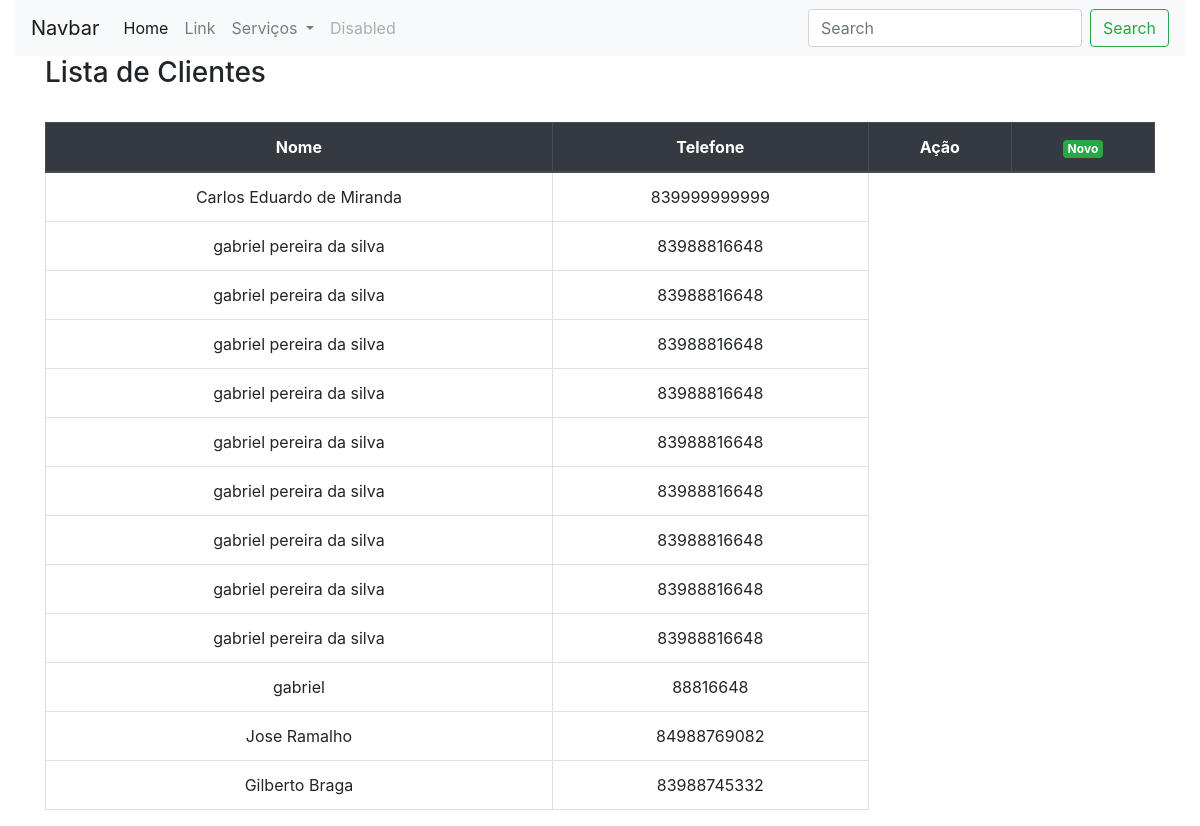
Before: / with the older database file.
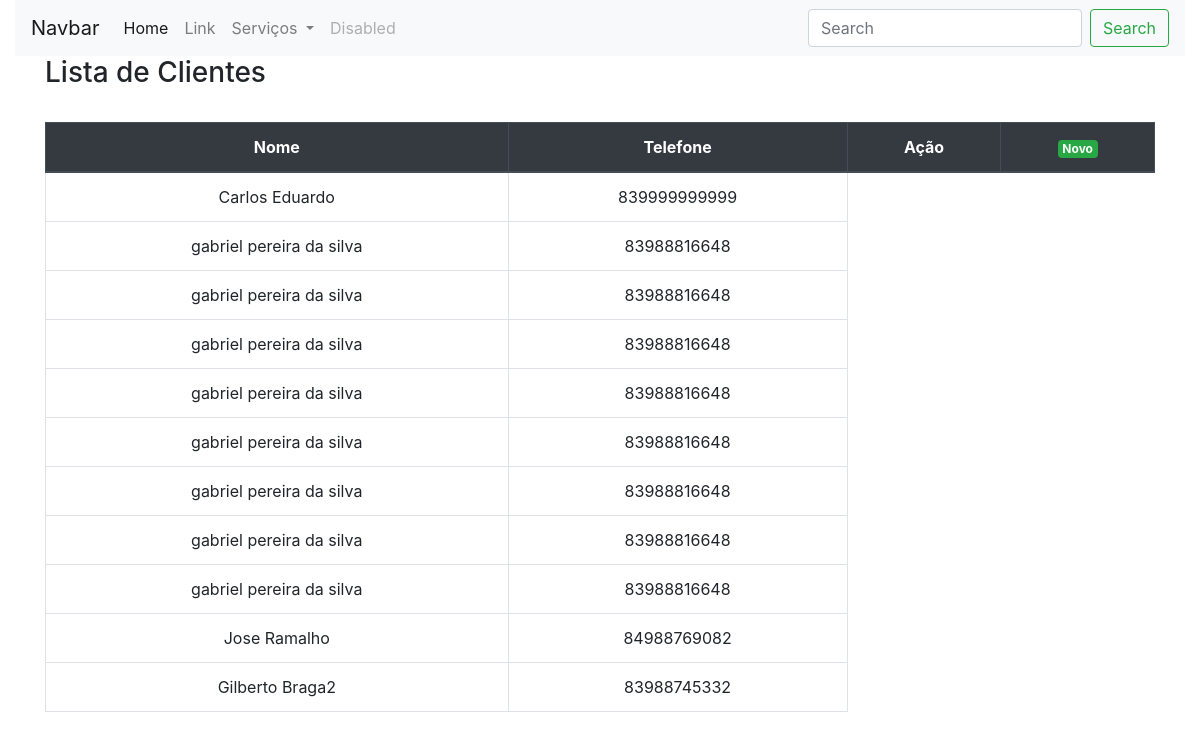
After: the same page with the newer database file.
### cliente/models.py (models this page shows, shortened)
class Cliente(models.Model):
    nome = models.CharField('Nome', max_length=30)
    email = models.EmailField('E-mail', max_length=60)
    telefone = models.CharField('Telefone', max_length=12)
    rua = models.CharField('Rua', max_length=50)
    numero = models.CharField('Numero/Quadra/Lote', max_length=5)
    bairro = models.CharField('Bairro', max_length=50)
    cidade = models.CharField('Cidade', max_length=50)
    ponto_referencia = models.CharField('Ponto de referencia', max_length=100)
    class Meta:
        verbose_name = 'CLiente'
        verbose_name_plural = 'Clientes'

### cliente/views.py (the view)
# urls.py: path('', list_cliente, name='cliente_list'),
def list_cliente(request):
    clientes = Cliente.objects.all().order_by('-id')
    context = {
        'cliente': clientes
    }
    return render(request, 'cliente/cliente_list.html', context)

### cliente/templates/cliente/cliente_list.html (shortened to what this page needs)
{% extends 'cliente/base.html' %}
{% load bootstrap4 %}
{% block content %}
<h3>Lista de Clientes</h3><br>
    <div class="table-responsive">
        <table class="table text-center table-bordered">
            <thead class="thead-dark">
                <th scope="col">Nome</th>
                <th scope="col">Telefone</th>
                <th scope="col">Ação</th>
                <th><a href="{% url 'cliente_new' %}"><span class="badge badge-success text-center">Novo</span></a></th>
            </thead>
            <tbody>
                {% for clientes in cliente %}
                <tr>
                    <td>{{ clientes.nome }}</td>
                    <td>{{ clientes.telefone }}</td>
                </tr>
                {% endfor %}
            </tbody>
        </table>
    </div>
{% endblock %}

Changed rows visible on the page:
removed Cliente: nome "gabriel pereira da silva", telefone "83988816648"
removed Cliente: nome "gabriel", telefone "88816648"
changed Cliente: nome "Carlos Eduardo de Miranda" → "Carlos Eduardo"
changed Cliente: nome "Gilberto Braga" → "Gilberto Braga2"
